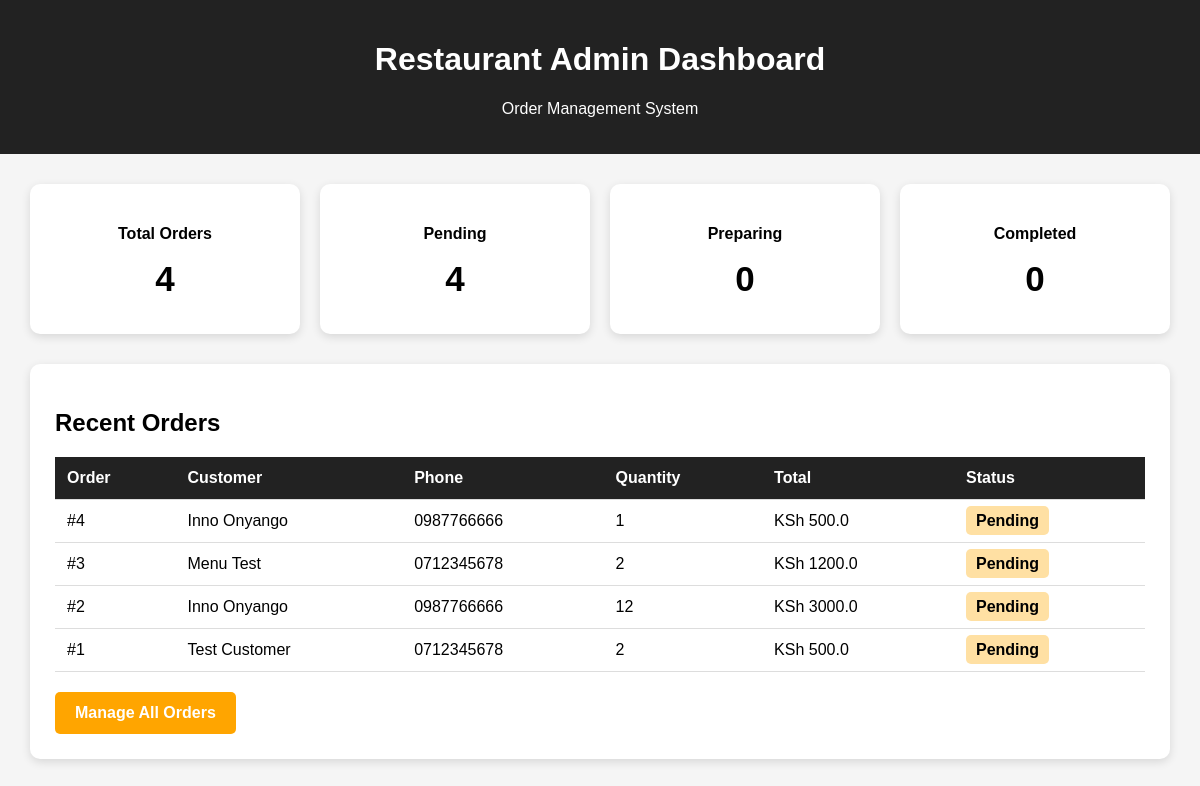
Before: /admin/dashboard with the older database file.
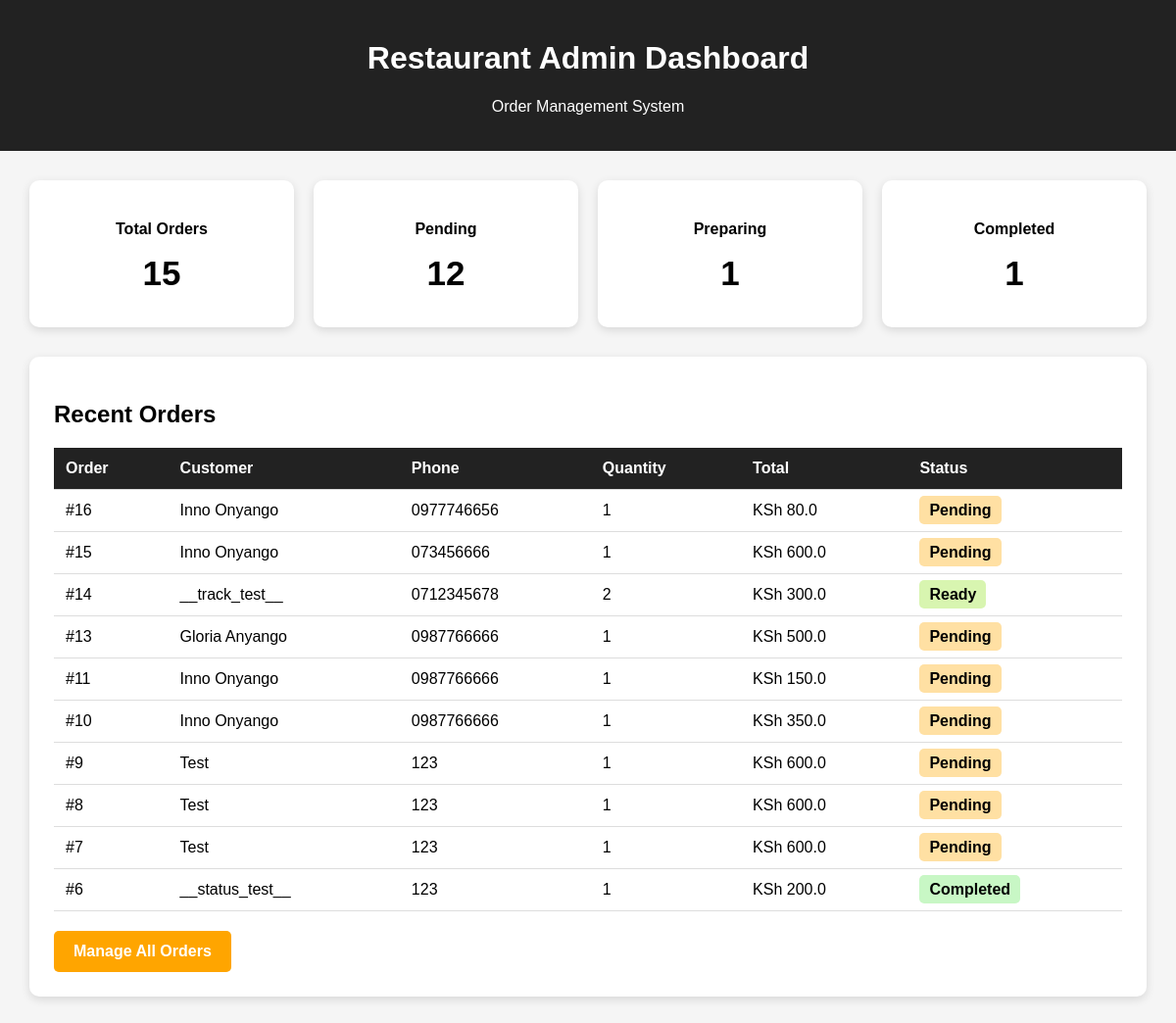
After: the same page with the newer database file.
### tables this page shows
CREATE TABLE orders (
    order_id INTEGER PRIMARY KEY AUTOINCREMENT,
    customer_name TEXT NOT NULL,
    phone TEXT NOT NULL,
    address TEXT,
    instructions TEXT, 
    quantity INTEGER NOT NULL,
    total_price REAL NOT NULL,
    order_status TEXT  NULL DEFAULT 'Pending',
    order_date TIMESTAMP DEFAULT CURRENT_TIMESTAMP
, order_type TEXT DEFAULT 'Delivery');

### app.py (the view)
@app.route("/admin/dashboard")
def admin_dashboard():
    conn = sqlite3.connect("database.db")
    conn.row_factory = sqlite3.Row
    cursor = conn.cursor()
    cursor.execute("SELECT COUNT(*) FROM orders")
    total_orders = cursor.fetchone()[0]
    cursor.execute("SELECT COUNT(*) FROM orders WHERE order_status = 'Pending' OR order_status IS NULL")
    pending_orders = cursor.fetchone()[0]
    cursor.execute("SELECT COUNT(*) FROM orders WHERE order_status = 'Preparing'")
    preparing_orders = cursor.fetchone()[0]
    cursor.execute("SELECT COUNT(*) FROM orders WHERE order_status = 'Completed'")
    completed_orders = cursor.fetchone()[0]
    cursor.execute("SELECT * FROM orders ORDER BY order_id DESC LIMIT 10")
    recent_orders = cursor.fetchall()
    conn.close()
    return render_template(
        "admin_dashboard.html",
        total_orders=total_orders,
        pending_orders=pending_orders,
        preparing_orders=preparing_orders,
        completed_orders=completed_orders,
        recent_orders=recent_orders
    )

### templates/admin_dashboard.html (shortened to what this page needs)
<!DOCTYPE html>
<html lang="en">
<head>
</head>
<body>
<header>
    <h1>Restaurant Admin Dashboard</h1>
    <p>Order Management System</p>
</header>
<div class="container">
    <div class="cards">
        <div class="card">
            <p>Total Orders</p>
            <h2>{{ total_orders }}</h2>
        </div>
        <div class="card">
            <p>Pending</p>
            <h2>{{ pending_orders }}</h2>
        </div>
        <div class="card">
            <p>Preparing</p>
            <h2>{{ preparing_orders }}</h2>
        </div>
        <div class="card">
            <p>Completed</p>
            <h2>{{ completed_orders }}</h2>
        </div>
    </div>
    <div class="orders">
        <h2>Recent Orders</h2>
        {% if recent_orders %}
        <table>
            <thead>
                <tr>
                    <th>Order</th>
                    <th>Customer</th>
                    <th>Phone</th>
                    <th>Quantity</th>
                    <th>Total</th>
                    <th>Status</th>
                </tr>
            </thead>
            <tbody>
                {% for order in recent_orders %}
                <tr>
                    <td>#{{ order['order_id'] }}</td>
                    <td>{{ order['customer_name'] }}</td>
                    <td>{{ order['phone'] }}</td>
                    <td>{{ order['quantity'] }}</td>
                    <td>KSh {{ order['total_price'] }}</td>
                    <td>
                        <span class="status
                            {% if order['order_status'] == 'Pending' or order['order_status'] is none %}pending
                            {% elif order['order_status'] == 'Preparing' %}preparing
                            {% elif order['order_status'] == 'Ready' %}ready
                            {% else %}completed
                            {% endif %}">
                            {{ order['order_status'] or 'Pending' }}
                        </span>
                    </td>
                </tr>
                {% endfor %}
            </tbody>
        </table>
        {% else %}
        <p>No orders have been placed yet.</p>
        {% endif %}
        <a href="/admin/orders" class="button">Manage All Orders</a>
    </div>
</div>
</body>
</html>

Changed rows visible on the page:
no longer on this page (row edited): orders: order_id "4", customer_name "Inno Onyango", phone "0987766666", quantity "1", total_price "500.0", order_status "Pending"
no longer on this page (row unchanged): orders: order_id "3", customer_name "Menu Test", phone "0712345678", quantity "2", total_price "1200.0", order_status "Pending"
no longer on this page (row unchanged): orders: order_id "2", customer_name "Inno Onyango", phone "0987766666", quantity "12", total_price "3000.0", order_status "Pending"
no longer on this page (row unchanged): orders: order_id "1", customer_name "Test Customer", phone "0712345678", quantity "2", total_price "500.0", order_status "Pending"
added orders: order_id "16", customer_name "Inno Onyango", phone "0977746656", quantity "1", total_price "80.0", order_status "Pending"
added orders: order_id "15", customer_name "Inno Onyango", phone "073456666", quantity "1", total_price "600.0", order_status "Pending"
added orders: order_id "14", customer_name "__track_test__", phone "0712345678", quantity "2", total_price "300.0", order_status "Ready"
added orders: order_id "13", customer_name "Gloria Anyango", phone "0987766666", quantity "1", total_price "500.0", order_status "Pending"
added orders: order_id "11", customer_name "Inno Onyango", phone "0987766666", quantity "1", total_price "150.0", order_status "Pending"
added orders: order_id "10", customer_name "Inno Onyango", phone "0987766666", quantity "1", total_price "350.0", order_status "Pending"
added orders: order_id "9", customer_name "Test", phone "123", quantity "1", total_price "600.0", order_status "Pending"
added orders: order_id "8", customer_name "Test", phone "123", quantity "1", total_price "600.0", order_status "Pending"
added orders: order_id "7", customer_name "Test", phone "123", quantity "1", total_price "600.0", order_status "Pending"
added orders: order_id "6", customer_name "__status_test__", phone "123", quantity "1", total_price "200.0", order_status "Completed"
Other visible differences:
{{ total_orders }}: "4" → "15"
{{ pending_orders }}: "4" → "12"
{{ preparing_orders }}: "0" → "1"
{{ completed_orders }}: "0" → "1"
